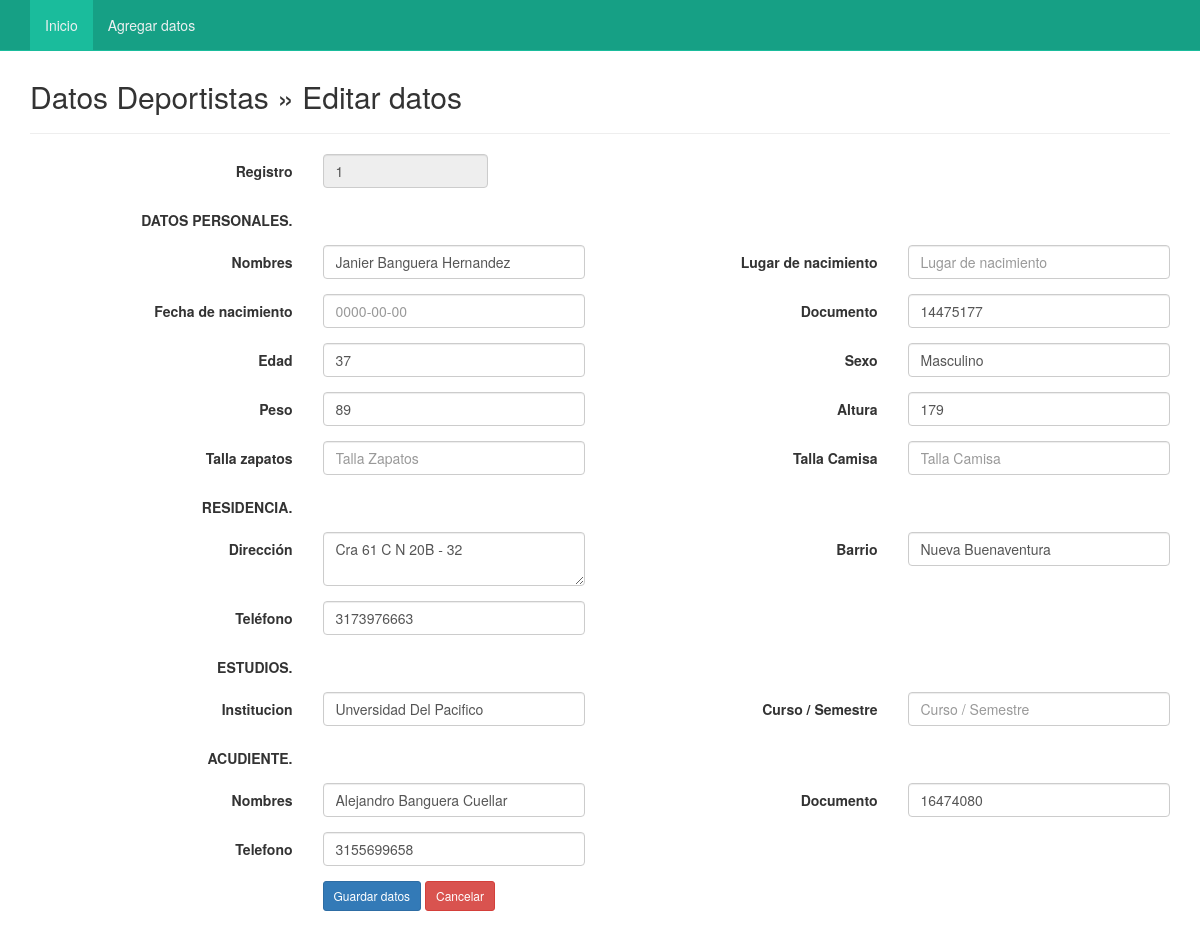
Page /edit.php?nik=1 on the committed database.
### tables this page shows
CREATE TABLE `Deportistas` (
  `registro` int(4) NOT NULL,
  `dep_nombres` varchar(50) NOT NULL,
  `dep_lugar-nac` varchar(30) NOT NULL,
  `dep_fecha-nac` varchar(30) NOT NULL,
  `dep_doc` int(10) NOT NULL,
  `dep_edad` int(3) NOT NULL,
  `dep_sexo` varchar(10) NOT NULL,
  `dep_peso` int(3) NOT NULL,
  `dep_altura` int(3) NOT NULL,
  `dep_talla-zap` int(2) NOT NULL,
  `dep_talla-cam` varchar(3) NOT NULL,
  `dep_dir` varchar(30) NOT NULL,
  `dep_barrio` varchar(20) NOT NULL,
  `dep_tel` bigint(20) NOT NULL,
  `dep_institucion` varchar(30) NOT NULL,
  `dep_curso-semestre` varchar(10) NOT NULL,
  `acud_nombres` varchar(50) NOT NULL,
  `acud_doc` int(10) NOT NULL,
  `acud_tel` bigint(20) NOT NULL
);

### edit.php (the view, shortened to what this page needs)
<?php
include("conexion.php");
?>
<!DOCTYPE html>
<html lang="es">
<head>
	<link href="css/bootstrap.min.css" rel="stylesheet">
	<link href="css/bootstrap-datepicker.css" rel="stylesheet">
	<link href="css/style_nav.css" rel="stylesheet">
</head>
<body>
	<nav class="navbar navbar-default navbar-fixed-top">
		<?php include("nav.php");?>
	</nav>
	<div class="container">
		<div class="content">
			<h2>Datos Deportistas &raquo; Editar datos</h2>
			<hr />
			<?php
			$nik = mysqli_real_escape_string($con,(strip_tags($_GET["nik"],ENT_QUOTES)));
			$sql = mysqli_query($con, "SELECT * FROM Deportistas WHERE registro='$nik'");
			if(mysqli_num_rows($sql) == 0){
				header("Location: index.php");
			}else{
				$row = mysqli_fetch_assoc($sql);
			}
			?>
			<form class="form-horizontal" action="" method="post">
				<div class="form-group">
					<label class="col-sm-3 control-label">Registro</label>
					<div class="col-sm-2">
						<input type="text" disabled name="registro" value="<?php echo $row ['registro']; ?>" class="form-control" placeholder="NIK" required>
					</div>
				</div>
				<div class="form-group">
					<label class="col-sm-3 control-label">DATOS PERSONALES.</label>
				</div>
				<div class="form-group">
					<label class="col-sm-3 control-label">Nombres</label>
					<div class="col-sm-3">
						<input type="text" name="dep_nombres" value="<?php echo $row ['dep_nombres']; ?>" class="form-control" placeholder="Nombres" required>
					</div>
					<label class="col-sm-3 control-label">Lugar de nacimiento</label>
					<div class="col-sm-3">
						<input type="text"  name="dep_lugarNac" value="<?php echo $row ['dep_lugarNac']; ?>" class="form-control" placeholder="Lugar de nacimiento" required>
					</div>
				</div>
				<div class="form-group">
					<label class="col-sm-3 control-label">Fecha de nacimiento</label>
					<div class="col-sm-3">
						<input type="text" name="dep_fechaNac" value="<?php echo $row ['dep_fechaNac']; ?>" class="input-group date form-control" date="" data-date-format="yyyy-mm-dd" placeholder="0000-00-00" required>
					</div>
					<label class="col-sm-3 control-label">Documento</label>
					<div class="col-sm-3">
						<input type="text" maxlength="3" name="dep_doc" value="<?php echo $row ['dep_doc']; ?>" class="form-control" placeholder="Documento" required>
					</div>
				</div>
				<div class="form-group">
					<label class="col-sm-3 control-label">Edad</label>
					<div class="col-sm-3">
						<input type="text" name="dep_edad" value="<?php echo $row ['dep_edad']; ?>" class="form-control" placeholder="Edad" required>
					</div>
					<label class="col-sm-3 control-label">Sexo</label>
					<div class="col-sm-3">
						<input type="text" name="dep_sexo" value="<?php echo $row ['dep_sexo']; ?>" class="form-control" placeholder="Sexo" required>
					</div>
				</div>
				<div class="form-group">
					<label class="col-sm-3 control-label">Peso</label>
					<div class="col-sm-3">
						<input type="text" name="dep_peso" value="<?php echo $row ['dep_peso']; ?>" class="form-control" placeholder="Peso" required>
					</div>
					<label class="col-sm-3 control-label">Altura</label>
					<div class="col-sm-3">
						<input type="text" name="dep_altura" value="<?php echo $row ['dep_altura']; ?>" class="form-control" placeholder="Altura" required>
					</div>
				</div>
				<div class="form-group">
					<label class="col-sm-3 control-label">Talla zapatos</label>
					<div class="col-sm-3">
						<input type="text" name="dep_tallaZap" value="<?php echo $row ['dep_tallaZap']; ?>" class="form-control" placeholder="Talla Zapatos" required>
					</div>
					<label class="col-sm-3 control-label">Talla Camisa</label>
					<div class="col-sm-3">
						<input type="text" name="dep_tallaCam" value="<?php echo $row ['dep_tallaCam']; ?>" class="form-control" placeholder="Talla Camisa" required>
					</div>
				</div>
				<div class="form-group">
					<label class="col-sm-3 control-label">RESIDENCIA.</label>
				</div>
				<div class="form-group">
					<label class="col-sm-3 control-label">Dirección</label>
					<div class="col-sm-3">
						<textarea name="dep_dir" class="form-control" placeholder="Dirección"><?php echo $row ['dep_dir']; ?></textarea>
					</div>
					<label class="col-sm-3 control-label">Barrio</label>
					<div class="col-sm-3">
						<input type="text" name="dep_barrio" value="<?php echo $row ['dep_barrio']; ?>" class="form-control" placeholder="Barrio" required>
					</div>
				</div>
				<div class="form-group">
					<label class="col-sm-3 control-label">Teléfono</label>
					<div class="col-sm-3">
						<input type="text" name="dep_tel" value="<?php echo $row ['dep_tel']; ?>" class="form-control" placeholder="Teléfono" required>
					</div>
				</div>
				<div class="form-group">
					<label class="col-sm-3 control-label">ESTUDIOS.</label>
				</div>
				<div class="form-group">
					<label class="col-sm-3 control-label">Institucion</label>
					<div class="col-sm-3">
						<input type="text" name="dep_institucion" value="<?php echo $row ['dep_institucion']; ?>" class="form-control" placeholder="Institucion" required>
					</div>
					<label class="col-sm-3 control-label">Curso / Semestre</label>
					<div class="col-sm-3">
						<input type="text" name="dep_cursoSemestre" value="<?php echo $row ['dep_cursoSemestre']; ?>" class="form-control" placeholder="Curso / Semestre" required>
					</div>
				</div>
				<div class="form-group">
					<label class="col-sm-3 control-label">ACUDIENTE.</label>
				</div>
				<div class="form-group">
					<label class="col-sm-3 control-label">Nombres</label>
					<div class="col-sm-3">
						<input type="text" name="acud_nombres" value="<?php echo $row ['acud_nombres']; ?>" class="form-control" placeholder="Nombres" required>
					</div>
					<label class="col-sm-3 control-label">Documento</label>
					<div class="col-sm-3">
						<input type="text" name="acud_doc" value="<?php echo $row ['acud_doc']; ?>" class="form-control" placeholder="Documento" required>
					</div>
				</div>
				<div class="form-group">
					<label class="col-sm-3 control-label">Telefono</label>
					<div class="col-sm-3">
						<input type="text" name="acud_tel" value="<?php echo $row ['acud_tel']; ?>" class="form-control" placeholder="Telefono" required>
					</div>
				</div>
				<div class="form-group">
					<label class="col-sm-3 control-label">&nbsp;</label>
					<div class="col-sm-6">
						<input type="submit" name="save" class="btn btn-sm btn-primary" value="Guardar datos">
						<a href="index.php" class="btn btn-sm btn-danger">Cancelar</a>
					</div>
				</div>
			</form>
		</div>
	</div>
</body>
</html>

### css/style_nav.css (style rules this page uses)
.navbar-default { background-color: #16a085; border-color: #1abc9c; }

### edit.php (style rules this page uses)
.content { margin-top: 80px; }

### rows in the picture
deportistas: registro "1", dep_nombres "Janier Banguera Hernandez", dep_doc "14475177", dep_edad "37", dep_sexo "Masculino", dep_peso "89", dep_altura "179", dep_dir "Cra 61 C N 20B - 32", dep_barrio "Nueva Buenaventura", dep_tel "3173976663", dep_institucion "Unversidad Del Pacifico", acud_nombres "Alejandro Banguera Cuellar", acud_doc "16474080", acud_tel "3155699658"
